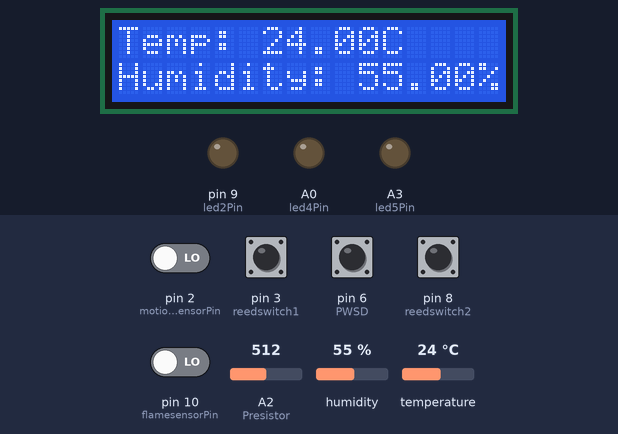
Simulated run of this sketch. Board: Arduino Uno, built with avr-gcc and run on an emulated ATmega328P. Shown: 16×2 character LCD, output pins drawn as LEDs (lit = HIGH). Inputs (shaded band) come from the test bench; at power-on: pin 3 (reedswitch1), pin 6 (PWSD) HIGH, pin 2 (motionSensorPin), pin 8 (reedswitch2), pin 10 (flamesensorPin) LOW, temperature 24 °C, A2 (Presistor) = 512, humidity 55 %. What the sketch prints to the serial monitor is not drawn.

Above: at 1.3 s.
1.4 s: temperature set to 11 °C
At 4.4 s:
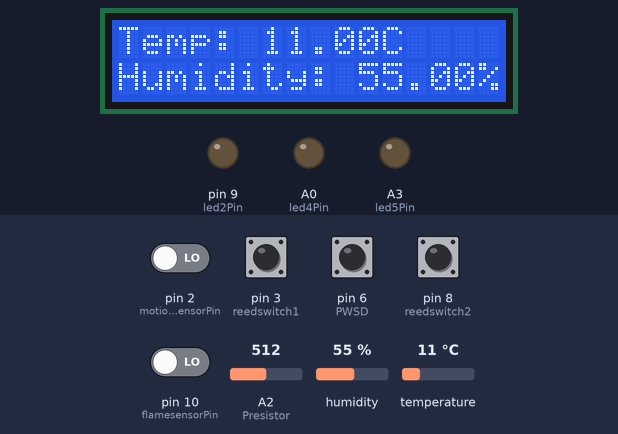
4.8 s: temperature set to 8 °C
At 8.7 s:
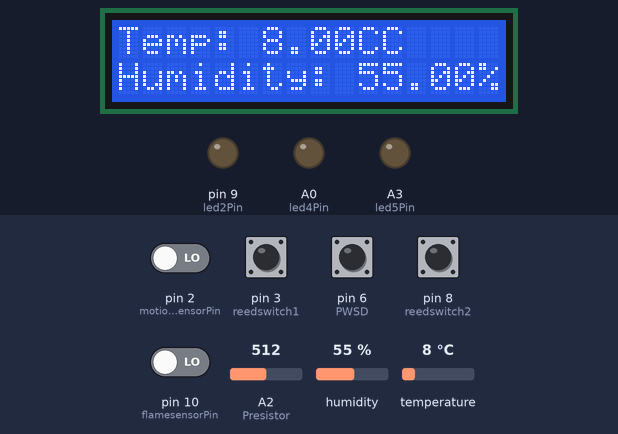
9.1 s: A2 (Presistor) set to 312
11.0 s: A2 (Presistor) set to 286
At 12.6 s:
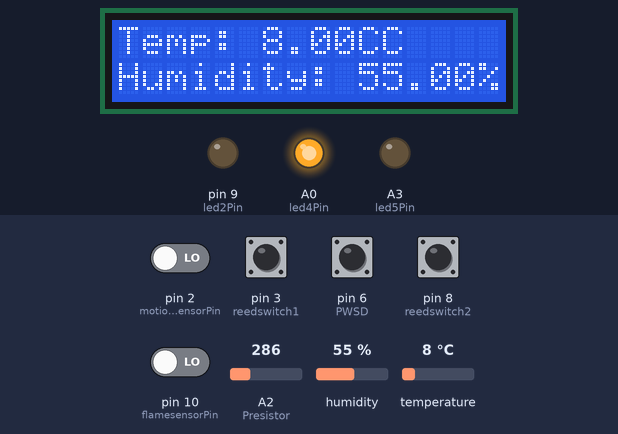
13.4 s: temperature set to 34 °C
At 16.5 s:
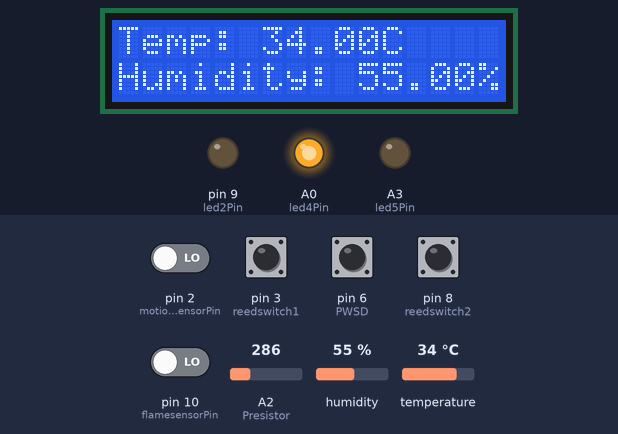
17.6 s: temperature set to 37 °C
At 21.7 s:
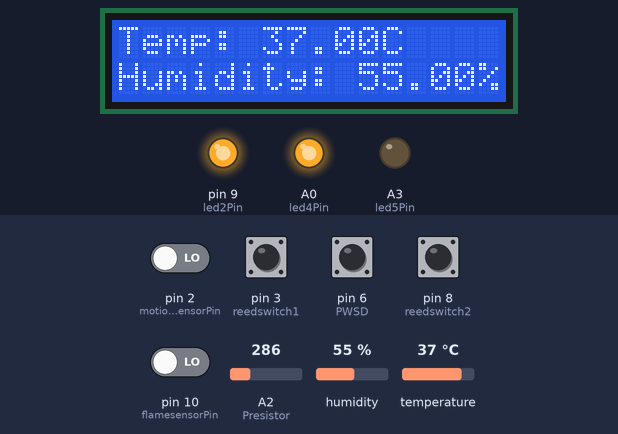
Timing chart, 0 to 22.9 s (numbered marks = the images above; inputs shaded):
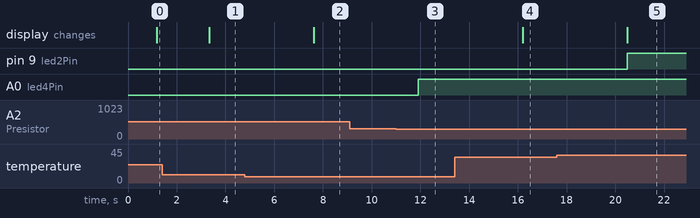

The sketch:

version3.ino
```cpp
#include <LiquidCrystal_I2C.h>     // include library for the LCD
#include "DHT.h"  // include library for the temperature and humidity sensor
LiquidCrystal_I2C lcd(0x27, 16, 2);  // Set the LCD I2C address and size

//Pin definitions
const int motionSensorPin = 2; //Diigtal pin connected to the motionsensor
const int UP = A1;              //analog pin connected to the button 1
const int DOWN = 4;             //Diigtal pin connected to the button 2
const int OK = 5;               //Diigtal pin connected to the button 3
const int PWSD = 6;             //Diigtal pin connected to the button 4
const int alarmPin = 7; //Diigtal pin connected to the buzzer
//const int led1Pin = 8; //Diigtal pin connected to the LED 1 for Motion dection indicator
const int led2Pin = 9; //Digital pin connected to the LED 2 for DHT11 indicator
const int flamesensorPin = 10;  // Digital pin connected to Flame sensor
const int DHT11PIN = 11;          // DHT11 data pin connected to digital pin 2
//const int led3Pin = A3; //Digital pin connected to LED 3 for alarm
const int reedswitch1=3; //Digital pin for doorcontact1
const int reedswitch2=8; //Digital pin for doorcontact1
const int led4Pin=A0; //analog pin conncted to LED 5 for Presistor yellow
const int Presistor=A2; //ANALOG pin connected to photoresistor
const int led5Pin=A3; //analog pin for alarm red
//Threshold values for temperature and humdity, light
const float temperatureThreshold = 35.0;
const float humidityThreshold = 60.0;
int lightthreshold = 300;
#define DHTTYPE DHT11             // DHT type is DHT11
DHT dht(DHT11PIN, DHTTYPE);

//Variables to store the motion sensor state
boolean securityState = false;
byte password[4] = { 2, 3, 4, 1 };
byte counter_pos;
byte digitValue;
byte pswd[4];
boolean password_flag = false;

void setup() {
  Serial.begin(9600); //Initialize the SI
  lcd.init();
  lcd.begin(16, 2);           // Initialize the LCD
  lcd.backlight();            // Turn on the LCD backlight
  lcd.clear();
  dht.begin();
  pinMode(motionSensorPin, INPUT);
  pinMode(UP, INPUT_PULLUP);
  pinMode(DOWN, INPUT_PULLUP);
  pinMode(OK, INPUT_PULLUP);
  pinMode(PWSD, INPUT_PULLUP);
  pinMode(alarmPin, OUTPUT);
  //pinMode(led1Pin, OUTPUT);
  pinMode(led2Pin, OUTPUT);
  //pinMode(led3Pin, OUTPUT);
  pinMode (led4Pin, OUTPUT);
  pinMode(flamesensorPin, INPUT);
  pinMode(reedswitch1, INPUT);
  pinMode(reedswitch2, INPUT);
  pinMode(Presistor, INPUT);
  pinMode(led5Pin, OUTPUT);

  //Initialize the alarm and LED
  digitalWrite(alarmPin, LOW);
  //digitalWrite(led1Pin, LOW);
  digitalWrite(led2Pin, LOW);
  //digitalWrite(led3Pin, LOW);
  digitalWrite(led4Pin, LOW);
  digitalWrite(led5Pin, LOW);
}

void loop() {
if (digitalRead(PWSD) == LOW) {
    password_flag = true;
    Serial.println("Enter 4-digit");
    counter_pos = 0;
    while (password_flag) {
      if (!digitalRead(UP)) {
        delay(25);
    if(!digitalRead(UP)){
          while (!digitalRead(UP)) {}
          digitValue++;
          if(digitValue>9) digitValue=0;
          Serial.println(digitValue);
    }
      }
      if (!digitalRead(DOWN)) {
        delay(25);
        if (!digitalRead(DOWN)) {
          while (!digitalRead(DOWN)) {}
          digitValue--;
          if(digitValue>9) digitValue=9;
          Serial.println(digitValue);
        }
      }
      if (!digitalRead(OK)) {
                delay(25);
        if (!digitalRead(OK)) {
          while (!digitalRead(OK)) {}
                pswd[counter_pos] = digitValue;
        counter_pos++;
        digitValue=0;
        Serial.println("counter="+String(counter_pos));
      }
      }
      if (counter_pos == 4) {
        Serial.println("Check Password");
        for(int i=0;i<4;i++){
          Serial.print(pswd[i]);
          Serial.print(" ");
        }
        Serial.println(" ");
        password_flag = false;
        Serial.println(memcmp(pswd,password,4));
        if (memcmp(pswd,password,4)==0) {
          securityState=!securityState;
          Serial.println(securityState);
          digitalWrite(9, securityState);
          Serial.println("Correct");
        }
          if (memcmp(pswd,password,4)!=0) {
          Serial.println("Incorrect");
        }
      }
    }
  }

  //If motion is detected and securityState is high, turn on the LED1
  if (digitalRead(motionSensorPin) == HIGH && securityState == true) {
    //digitalWrite(led1Pin, HIGH);
  } else {
    //digitalWrite(led1Pin, LOW);
  }

  // Read photoresistor value
int lightValue = analogRead(Presistor);
if (lightValue < lightthreshold)  {
  digitalWrite(led4Pin, HIGH);
  Serial.println("LIGHT IS ON");
  Serial.println(analogRead(Presistor));
  }else{
    digitalWrite(led4Pin, LOW);
     Serial.println("LIGHT IS OFF!");
     Serial.println(analogRead(Presistor));
      }
  // Read flame sensor value
  if (digitalRead(flamesensorPin) == HIGH)  {
  Serial.println("Fire!");
  }else{
  Serial.println("No Fire!");
      }
// Read  REEDSWITCH1 value
  if (digitalRead(reedswitch1) == LOW)  {
  Serial.println("DOOR1 CLOSED!");
  //digitalWrite(led5Pin, LOW);
  }else{
  Serial.println("DOOR1 OPEN!");
  //digitalWrite(led5Pin, HIGH);
      }
// Read  REEDSWITCH2 value
  if (digitalRead(reedswitch2) == HIGH)  {
  Serial.println("DOOR2 CLOSED!");
  }else{
  Serial.println("DOOR2 OPEN!");
      }

  // Read and display temperature and humidity from DHT11 sensor
  float temperature = dht.readTemperature();
  delay(1000);
  float humidity = dht.readHumidity();
  lcd.setCursor(0, 0);
  lcd.print("Temp: ");
  lcd.print(temperature);
  lcd.print("C");
  lcd.setCursor(0, 1);
  lcd.print("Humidity: ");
  lcd.print(humidity);
  lcd.print("%");
  if (temperature > temperatureThreshold or humidity > humidityThreshold && securityState == true) {
    digitalWrite(led2Pin, HIGH);
  } else {
    digitalWrite(led2Pin, LOW);
      }
  Serial.print("Humidity: ");
  Serial.print(humidity);
  Serial.print(" %\t");
  Serial.print("Temperature: ");
  Serial.print(temperature);
  Serial.println(" *C ");

   //If the any of the security system is violated, activate the alarm
  if ((securityState == true) and ((digitalRead(motionSensorPin) == HIGH) or (temperature > temperatureThreshold)
  or (humidity > humidityThreshold) or (digitalRead(flamesensorPin) == HIGH) or (digitalRead(reedswitch1) == HIGH) or (digitalRead(reedswitch2) == LOW)  )) {
    tone(alarmPin, 1000);
    digitalWrite(led5Pin, HIGH);
  } else {
    noTone(alarmPin);
    digitalWrite(led5Pin, LOW);
  }
  }
```

Measured:
- the behaviour switches between 10 and 9 °C on temperature (found by bisection; images 1 and 2)
- the behaviour switches between 300 and 299 on A2 (Presistor) (found by bisection; images 2 and 3)
- the behaviour switches between 35 and 36 °C on temperature (found by bisection; images 4 and 5)
- after the input at 1.4 s, the display: changes after 1.9 s (image 1)
- after the input at 4.8 s, the display: changes after 2.8 s (image 2)
- after the input at 9.1 s, every drawn part: stays the same
- after the input at 11.0 s, A0 (led4Pin): LOW → HIGH after 0.92 s
- after the input at 13.4 s, the display: changes after 2.8 s (image 4)
- after the input at 17.6 s, pin 9 (led2Pin): LOW → HIGH after 2.9 s; the display: changes after 2.9 s (image 5)
